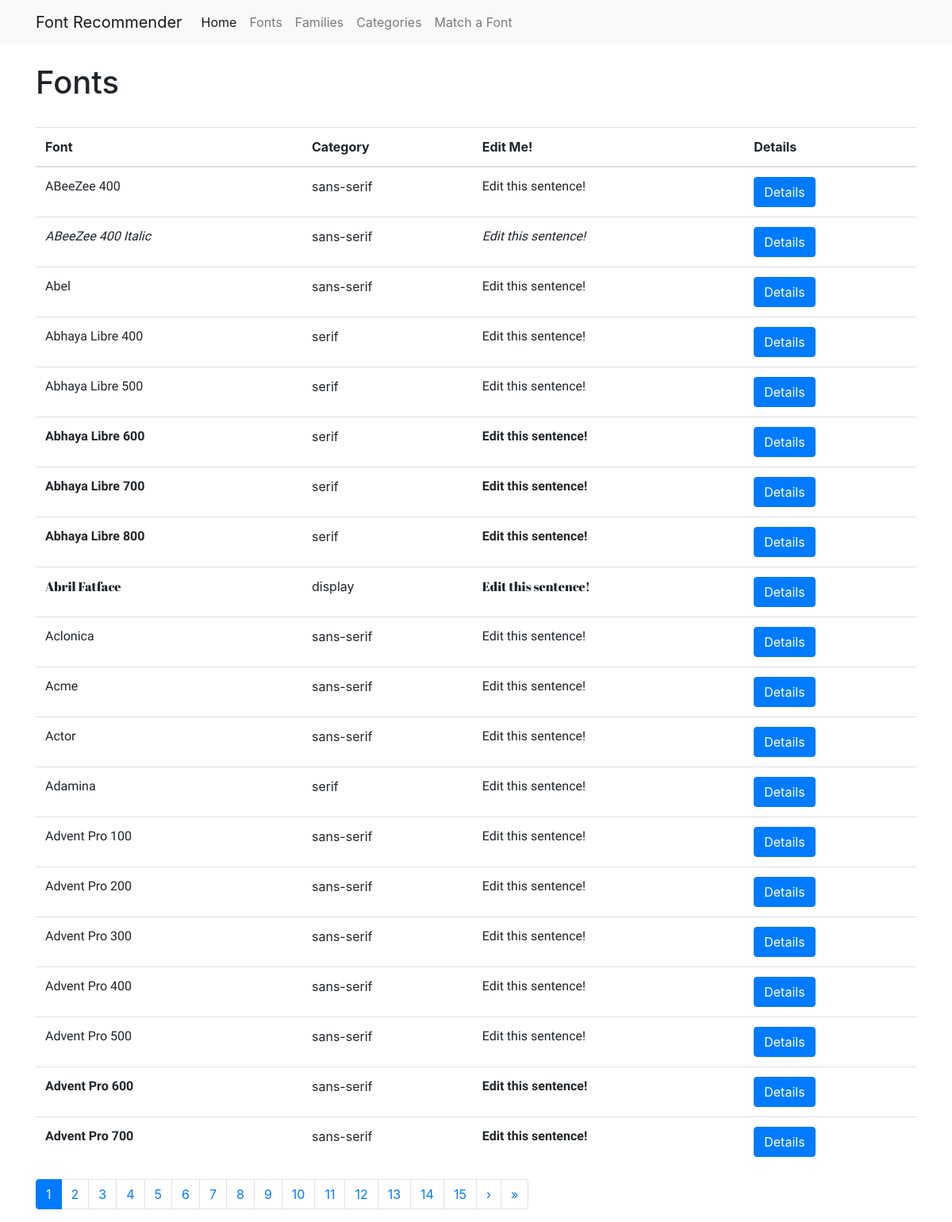
Page /fonts/ on the earlier database version.
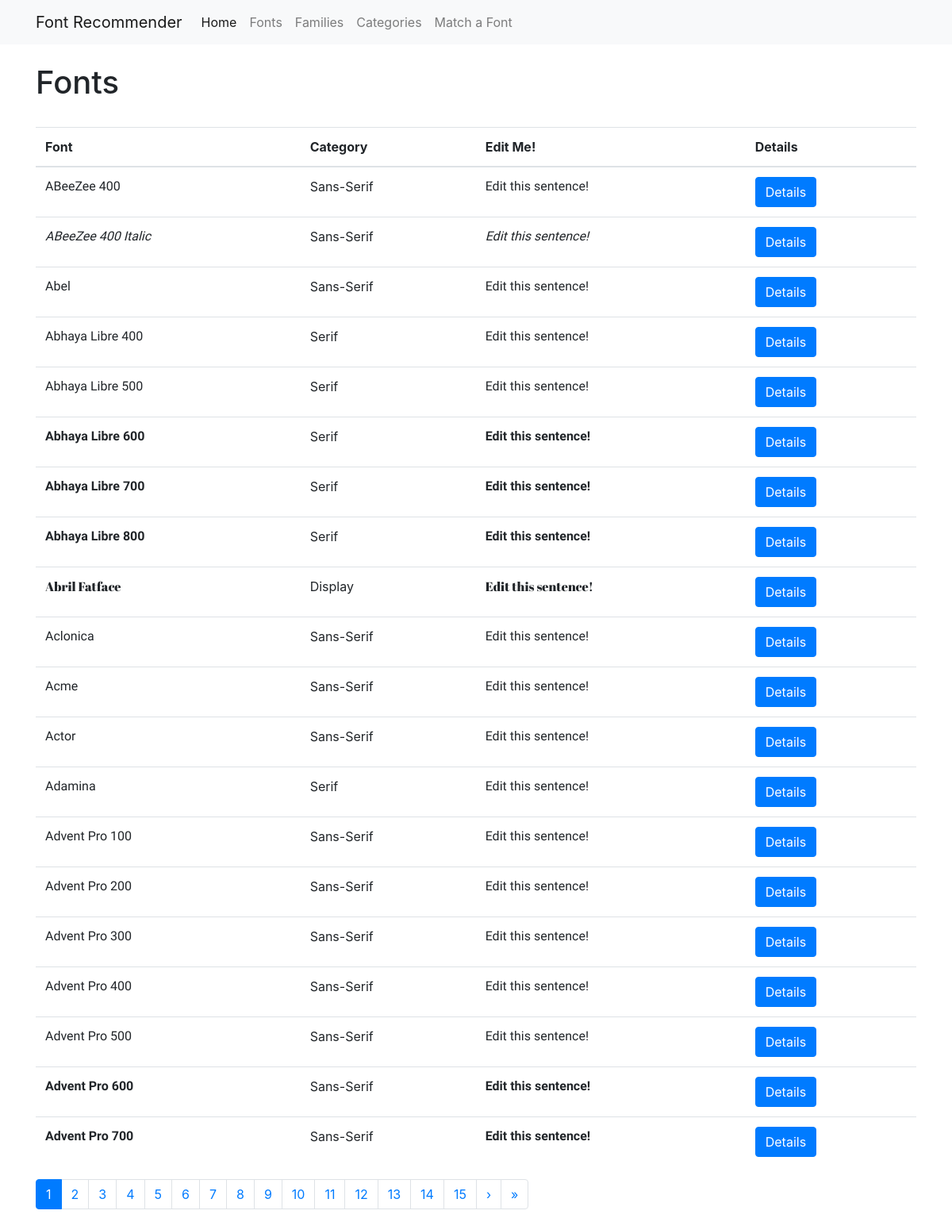
Same page on the later database version.
### fonts/models.py (models this page shows, shortened)
class Font(models.Model):
    name = models.CharField(max_length=255, default=None, primary_key=True)
    family = models.ForeignKey(fm.Family, on_delete=models.CASCADE)
    category = models.ForeignKey(cm.Category, on_delete=models.CASCADE)
    is_body = models.BooleanField(default=True)
    is_serif = models.BooleanField(default=True)
    is_italic = models.BooleanField(default=False)
    weight_num = models.IntegerField(default=400)
    weight_str = models.CharField(max_length=20, default='regular')
    class Meta:
        ordering = ['name']

### categories/models.py (models this page shows, shortened)
class Category(models.Model):
    name = models.CharField(max_length=255, default=None, primary_key=True)
    class Meta:
        verbose_name_plural = 'Categories'

### fonts/views.py (the view)
# urls.py: path('fonts/', include('fonts.urls')),
def fonts(request):
    font_list = Font.objects.all().order_by('name')
    style = 'regular' # could create a dictionary and use for loop to populate w/ italic values
    page = request.GET.get('page', 1)
    paginator = Paginator(font_list, 20)
    try:
        fonts = paginator.page(page)
    except PageNotAnInteger:
        fonts = paginator.page(1)
    except EmptyPage:
        fonts = paginator.page(paginator.num_pages)
    context = {
        'fonts': fonts
    }
    return render(request, 'fonts.html', context)

### fonts/templates/fonts.html (shortened to what this page needs)
{% extends "base.html" %}
{% load static %}
{% block page_content %}
<h1>Fonts</h1>
<br>
<table id="font_list" class="table">
    <thead>
        <tr>
            <th>Font</th>
            <th>Category</th>
            <th>Edit Me!</th>
            <th>Details</th>
        </tr>
    </thead>
    <tbody>
        {% for font in fonts %}
        <tr>
            <td class = "{{ font.name }}"
            style="font-family: {{ font.family.name }};
                  font-weight: {{ font.weight_num  }};
                  {% if font.is_italic %}
                    font-style: italic;
                  {% endif %}">{{ font.name }}</td>
            <td>{{ font.category.name }}</td>
            <td class = "{{ font.name }}" contenteditable="true" style="font-family: {{ font.family.name }}; font-weight: {{ font.weight_num  }};
                  {% if font.is_italic %}
                    font-style: italic;
                  {% endif %}"><div class="texteditor">Edit this sentence!</div></td>
            <td><a href="{% url 'font_detail' font.pk %}"class="btn btn-primary">Details</a></td>
        </tr>
        {% endfor %}
    </tbody>
</table>
{% if fonts.has_other_pages %}
<nav aria-label="Font list pagination">
  <ul class="pagination">
    {% for num in fonts.paginator.page_range %}
        {% if fonts.number == num %}
        <li class="page-item active"><span class="pagination-number pagination-current page-link">{{ num }}</span></li>
        {% elif num > fonts.number|add:'-15' and num < fonts.number|add:'15' %}
            <li class="page-item"><a class="pagination-number page-link" href="?page={{ num }}">{{ num }}</a></li>
        {% endif %}
      {% endfor %}
    {% if fonts.has_next %}
    <li class="page-item">
      <a class="page-link" href="?page={{ fonts.next_page_number }}" aria-label="Next">
        <span aria-hidden="true">&rsaquo;</span>
      </a>
    </li>
        <li class="page-item">
      <a class="page-link" href="?page={{ fonts.paginator.num_pages }}" aria-label="Last">
        <span aria-hidden="true">&raquo;</span>
      </a>
    </li>
    {% endif %}
  </ul>
</nav>
{% endif %}
{% endblock %}

### backend/templates/base.html (shortened to what this page needs)
<!doctype html>
<html lang="en">
<head>
  {% load static %}
  <link rel="stylesheet" href="https://stackpath.bootstrapcdn.com/bootstrap/4.4.1/css/bootstrap.min.css">
  <link rel="stylesheet" href="{% static 'css/base_template.css' %}">
</head>
<nav class="navbar navbar-expand-lg navbar-light bg-light">
    <div class="container">
        <a class="navbar-brand" href="{% url 'index' %}">Font Recommender</a>
        <div class="collapse navbar-collapse" id="navbarSupportedContent">
          <ul class="navbar-nav mr-auto">
            <li class="nav-item active">
              <a class="nav-link" href="{% url 'index' %}">Home</a>
            </li>
            <li class="nav-item">
              <a class="nav-link" href="{% url 'fonts' %}">Fonts</a>
            </li>
            <li class="nav-item">
              <a class="nav-link" href="{% url 'families' %}">Families</a>
            </li>
            <li class="nav-item">
              <a class="nav-link" href="{% url 'categories' %}">Categories</a>
            </li>
            <li class="nav-item">
              <a class="nav-link" href="{% url 'match_font' %}">Match a Font</a>
            </li>
          </ul>
        </div>
    </div>
</nav>
<br>
<div class="container">
    {% block page_content %}
    {% endblock %}
</div>

Differences in the rows shown:
changed Font "ABeeZee 400": category.name "sans-serif" → "Sans-Serif"
changed Font "ABeeZee 400 Italic": category.name "sans-serif" → "Sans-Serif"
changed Font "Abel": category.name "sans-serif" → "Sans-Serif"
changed Font "Abhaya Libre 400": category.name "serif" → "Serif"
changed Font "Abhaya Libre 500": category.name "serif" → "Serif"
changed Font "Abhaya Libre 600": category.name "serif" → "Serif"
changed Font "Abhaya Libre 700": category.name "serif" → "Serif"
changed Font "Abhaya Libre 800": category.name "serif" → "Serif"
changed Font "Abril Fatface": category.name "display" → "Display"
changed Font "Aclonica": category.name "sans-serif" → "Sans-Serif"
changed Font "Acme": category.name "sans-serif" → "Sans-Serif"
changed Font "Actor": category.name "sans-serif" → "Sans-Serif"
changed Font "Adamina": category.name "serif" → "Serif"
changed Font "Advent Pro 100": category.name "sans-serif" → "Sans-Serif"
changed Font "Advent Pro 200": category.name "sans-serif" → "Sans-Serif"
changed Font "Advent Pro 300": category.name "sans-serif" → "Sans-Serif"
changed Font "Advent Pro 400": category.name "sans-serif" → "Sans-Serif"
changed Font "Advent Pro 500": category.name "sans-serif" → "Sans-Serif"
changed Font "Advent Pro 600": category.name "sans-serif" → "Sans-Serif"
changed Font "Advent Pro 700": category.name "sans-serif" → "Sans-Serif"
